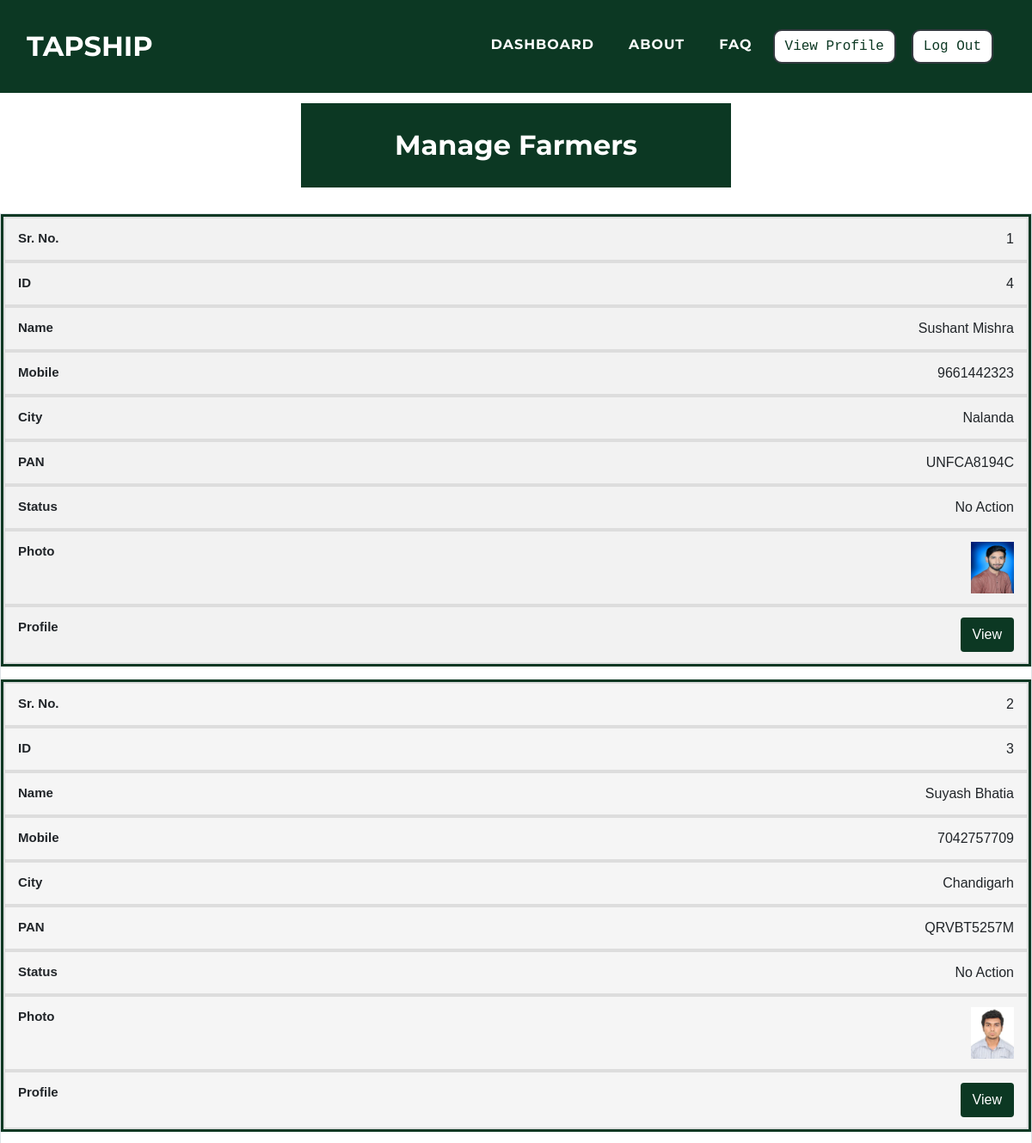
The app's page /admin/managefarmer.php (signed in, upper part), older data.
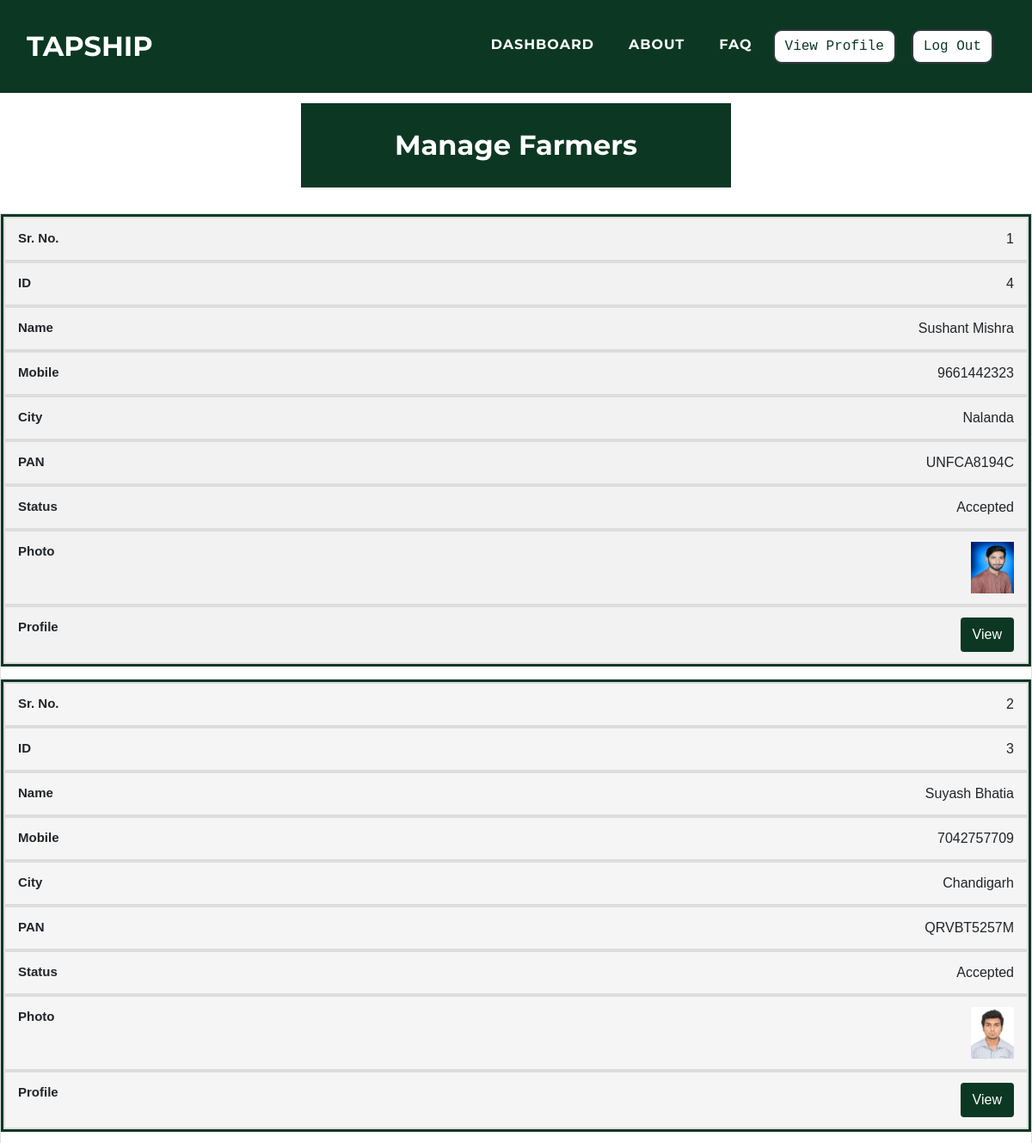
The same page, newer data.
### tables this page shows
CREATE TABLE `farmer` (
  `f_id` int(11) NOT NULL,
  `f_name` varchar(50) NOT NULL,
  `f_mobile` varchar(25) NOT NULL,
  `f_gender` varchar(25) NOT NULL,
  `f_age` varchar(10) NOT NULL,
  `f_street` varchar(50) NOT NULL,
  `f_city` varchar(500) NOT NULL,
  `f_state` varchar(25) NOT NULL,
  `f_pincode` varchar(10) NOT NULL,
  `f_aadhar` varchar(25) NOT NULL,
  `f_aadharpdf` varchar(500) NOT NULL,
  `f_pan` varchar(25) NOT NULL,
  `f_panpdf` varchar(500) NOT NULL,
  `f_photo` varchar(500) NOT NULL,
  `f_password` varchar(25) NOT NULL,
  `f_approve` varchar(10) NOT NULL,
  `f_bankholder` varchar(100) NOT NULL,
  `f_bankaccount` varchar(100) NOT NULL,
  `f_bankifsc` varchar(100) NOT NULL,
  `f_bankname` varchar(200) NOT NULL,
  `f_bankbranch` varchar(100) NOT NULL,
  `f_bankpassbook` varchar(200) NOT NULL,
  `f_tsv_otp` varchar(10) NOT NULL DEFAULT '',
  `f_tsv_validity` varchar(50) NOT NULL DEFAULT '',
  `f_temppass` varchar(50) NOT NULL DEFAULT ''
);

### admin/managefarmer.php (the view, shortened to what the changed rows need)
<!DOCTYPE html>
<html>
<head>
    <link rel="stylesheet" href="../assets/bootstrap/css/bootstrap.min.css">
    <link rel="stylesheet" href="../assets/fonts/font-awesome.min.css">
    <link rel="stylesheet" href="../assets/fonts/ionicons.min.css">
    <link rel="stylesheet" href="../assets/css/Article-List.css">
    <link rel="stylesheet" href="../assets/css/Features-Boxed.css">
    <link rel="stylesheet" href="../assets/css/Footer-Dark.css">
    <link rel="stylesheet" href="../assets/css/Highlight-Blue.css">
    <link rel="stylesheet" href="https://cdnjs.cloudflare.com/ajax/libs/animate.css/3.5.2/animate.min.css">
    <link rel="stylesheet" href="https://cdnjs.cloudflare.com/ajax/libs/aos/2.2.0/aos.css">
    <link rel="stylesheet" href="../assets/css/Login-Form-Clean.css">
    <link rel="stylesheet" href="../assets/css/table-style.css" />
</head>
<body id="page-top">
    <div class="features-boxed">
        <div class="container-fluid" style="background: #ffffff;">
            <div class="intro" style="background: #0c3823;margin-top: 120px;margin-bottom: 30px;">
                <h2 class="text-center" data-aos="fade" style="color: rgb(255,255,255);padding: 30px;margin-bottom: 0px;">Manage Farmers</h2>
            </div>
        </div>
    </div>
    <table id="tabledata" class=" table table-striped table-hover table-bordered">
        <?php
         $con = mysqli_connect("localhost", "root", "", "tapship");
        $q = "select f_id, f_name, f_mobile, f_city, f_pan, f_approve, f_photo from farmer where f_id!=0 ORDER BY f_id DESC";
        $query = mysqli_query($con, $q);
        $c = 1;
        while ($res = mysqli_fetch_array($query)) {
        ?>
            <tr class="text-center">
                <td data-label="Sr. No."> <?php echo $c;
                                            $c += 1 ?> </td>
                <td data-label="ID"> <?php echo $res['f_id']; ?> </td>
                <td data-label="Name"> <?php echo $res['f_name'];  ?> </td>
                <td data-label="Mobile"> <?php echo $res['f_mobile'];  ?> </td>
                <td data-label="City"> <?php echo $res['f_city'];  ?> </td>
                <td data-label="PAN"> <?php echo $res['f_pan'];  ?> </td>
                <td data-label="Status"> <?php if ($res['f_approve'] == "1") {
                                                echo "No Action";
                                            } else if ($res['f_approve'] == "2") {
                                                echo " Accepted";
                                            } else if ($res['f_approve'] == "3") {
                                                echo "Review";
                                            } else if ($res['f_approve'] == "3") {
                                                echo "Rejected";
                                            } else if ($res['f_approve'] == "5") {
                                                echo "Resubmitted";
                                            }  ?> </td>
                <td data-label="Photo"> <img src="../farmers/<?php echo $res['f_photo'];  ?>" width="50" height="60"> </td>
                <td data-label="Profile"> <button class="btn" style="background-color:#0c3823;"> <a href="farmerprofile.php?f_mobile=<?php echo $res['f_mobile']; ?>" class="text-white"> View </a> </button> </td>
            </tr>
        <?php
        }
        ?>
    </table>
</body>
</html>

Row changes from the older to the newer data that the page shows:
changed farmer "Sushant Mishra": f_approve "No Action" → "Accepted"
changed farmer "Suyash Bhatia": f_approve "No Action" → "Accepted"
